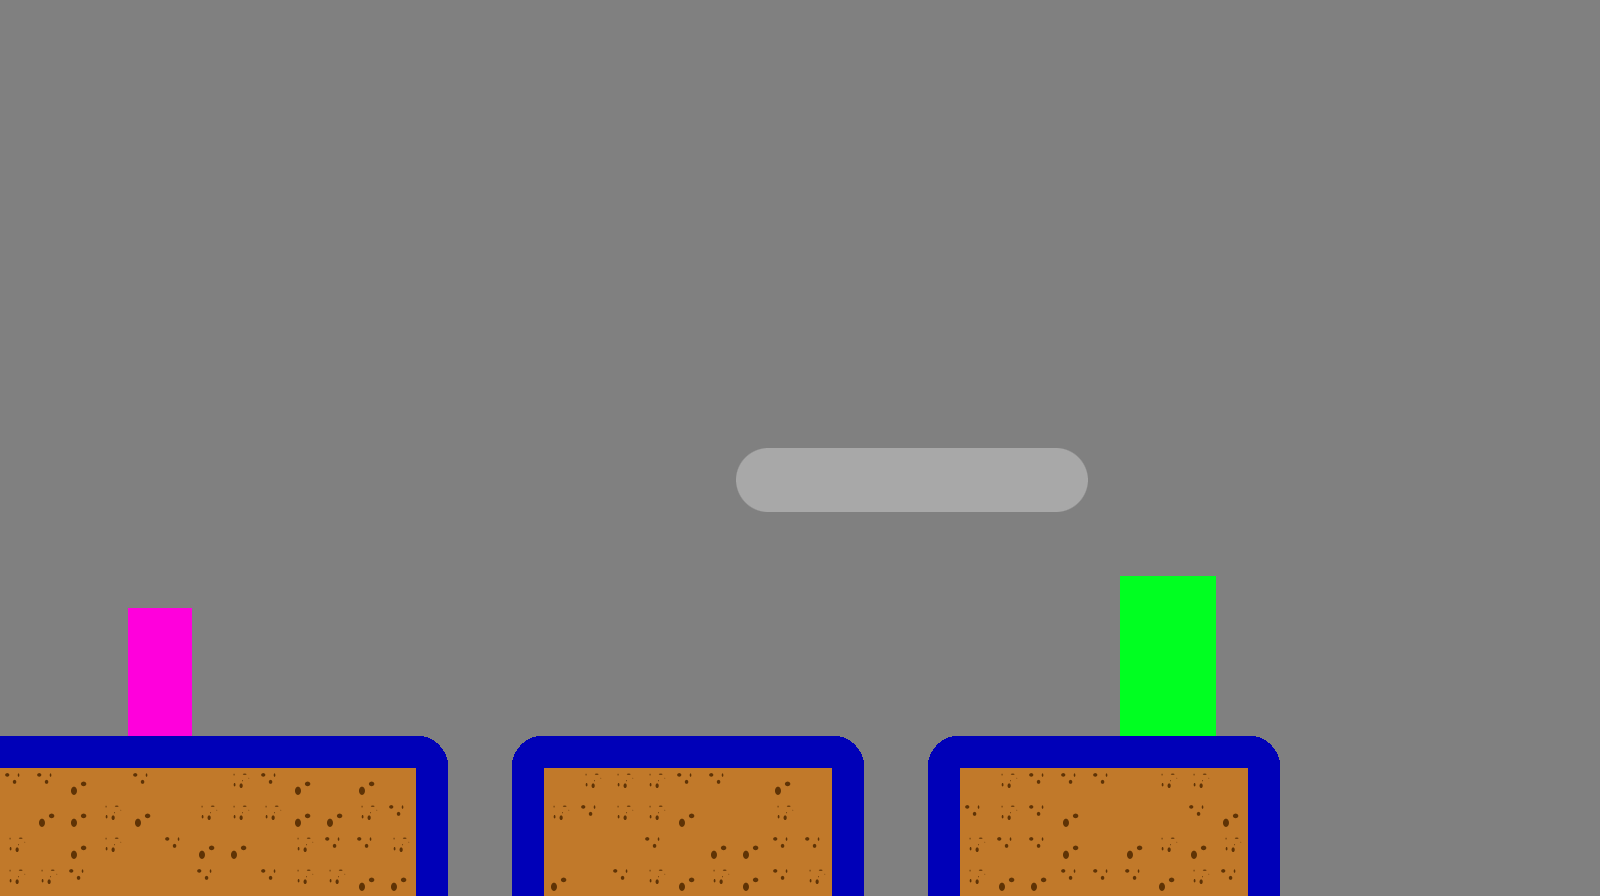

A level layout from a 2D game, rendered from its tile map. Below: a short description, then the map file with tile-grid data replaced by summaries:
An orthogonal 50x28 tile map with 32x32 px tiles, 2 tile layers (Static, Dyanmic), 4 tilesets, 1 image layer and 4 objects.

<map version="1.0" orientation="orthogonal" width="50" height="28" tilewidth="32" tileheight="32">
 <tileset firstgid="1" name="Dood" tilewidth="64" tileheight="128">
  <image source="../Graphics/Dood.png" width="64" height="128" />
 </tileset>
 <tileset firstgid="2" name="Door" tilewidth="96" tileheight="160">
  <image source="../Graphics/Door.png" width="96" height="160" />
 </tileset>
 <tileset firstgid="3" name="Edges" tilewidth="32" tileheight="32">
  <image source="../Graphics/Edges.png" width="64" height="96" />
 </tileset>
 <tileset firstgid="9" name="Fill" tilewidth="32" tileheight="32">
  <image source="../Graphics/Fill.png" width="64" height="64" />
 </tileset>
 <imagelayer name="Background" width="50" height="28">
  <image source="../Graphics/Background.png" />
 </imagelayer>
 <layer name="Static" width="50" height="28">
  <data>[1400 cells, 182 non-empty, 8 distinct tile ids]</data>
 </layer>
 <layer name="Dyanmic" width="50" height="28">
  <data>[1400 cells, 22 non-empty, 2 distinct tile ids]</data>
 </layer>
 <objectgroup name="Solid" width="50" height="28">
  <object x="935" y="740" width="339" height="219" />
  <object x="517" y="740" width="340" height="211" />
  <object x="7" y="741" width="435" height="208" />
 </objectgroup>
 <objectgroup name="Interact" width="50" height="28">
  <properties>
   <property name="color" value="white" />
  </properties>
  <object x="735" y="451" width="349" height="57" />
 </objectgroup>
</map>
